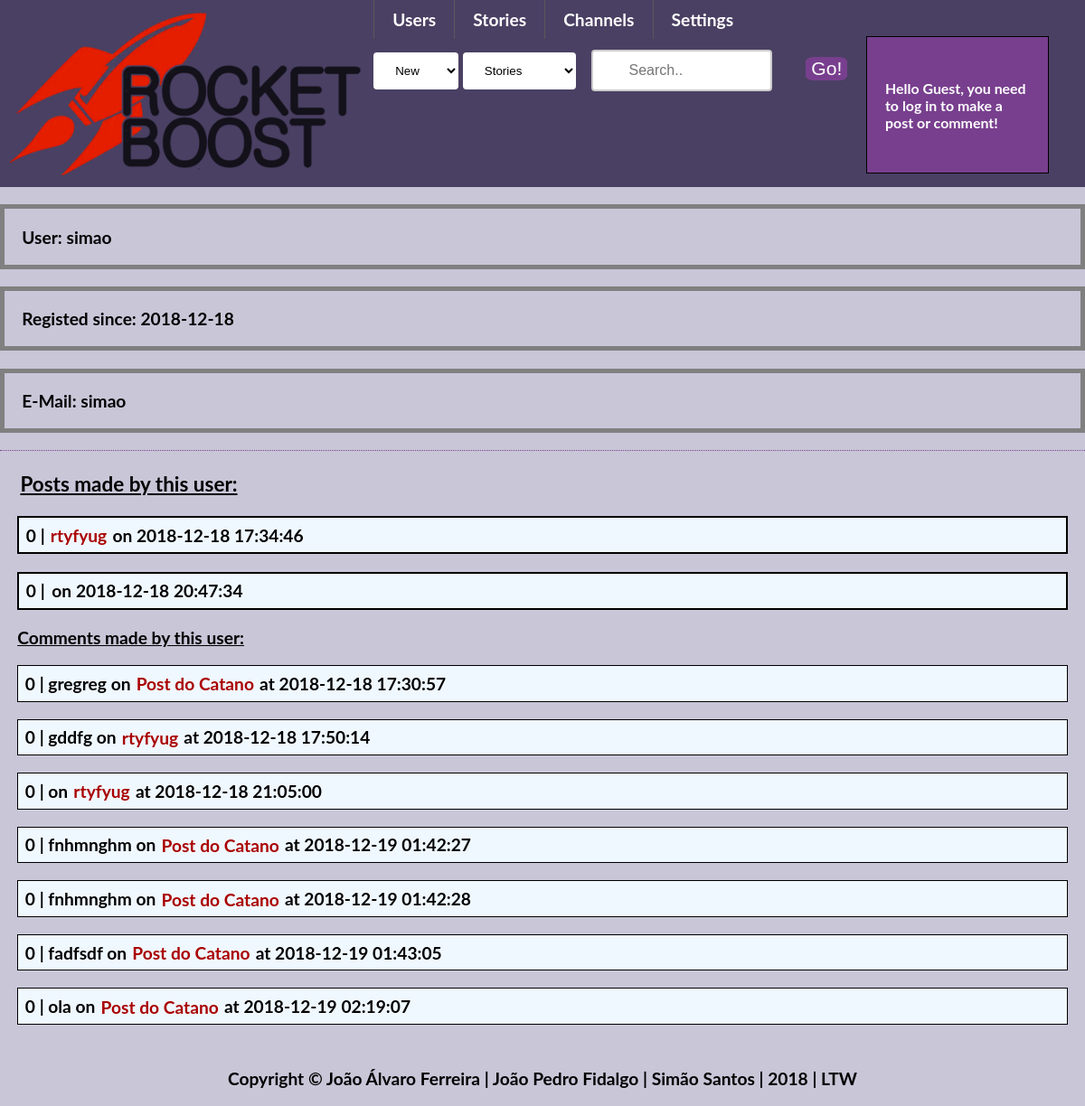
Screenshot of /pages/viewProfile.php?username=simao with the database file from the repository.
### tables this page shows
CREATE TABLE users (
    username VARCHAR NOT NULL PRIMARY KEY,
    passw VARCHAR NOT NULL,
    profileimg VARCHAR,
    email VARCHAR,
    description VARCHAR,
    dateofbirth DATE,
    dataRegistered DATE
);

CREATE TABLE posts
(
    postID INTEGER UNIQUE NOT NULL PRIMARY KEY,
    title VARCHAR NOT NULL,
    content VARCHAR,
    type VARCHAR,
    dateWritten DATETIME,
    username INTEGER REFERENCES users Not NULL,
    channel VARCHAR NOT NULL
);

CREATE TABLE comments
(
    commentID INTEGER UNIQUE NOT NULL PRIMARY KEY,
    content TEXT,
    dateWritten DATETIME NOT NULL,
    postID INTEGER REFERENCES posts Not NULL,
    username INTEGER REFERENCES users Not NULL,
    fatherID INTEGER
);

### pages/viewProfile.php (called while the page is built, shortened)
<?php
include_once "../templates/default.php";
include_once "../templates/profile.php";
$username = $_GET['username'];
draw_user_info($username);
draw_user_posts($username);
draw_user_comments($username);
?>

### database/utilities.php (called while the page is built, shortened)
<?php
function getVotesPost($id){
    $db = Database::getInstance()->db();
    $stmt = $db->prepare('SELECT * FROM postvotes WHERE postID = ?');
    $stmt->execute(array($id));
    $result = $stmt->fetchAll();
    $votes = 0;
    return $votes;
}
function getVotesComment($idcomment){
    $db = Database::getInstance()->db();
    $stmt = $db->prepare('SELECT * FROM commentvotes WHERE commentID = ?');
    $stmt->execute(array($idcomment));
    $result = $stmt->fetchAll();
    $votes = 0;
    return $votes;
}
?>

### templates/profile.php (the view, shortened to what this page needs)
<?php
include_once "../templates/default.php";
function draw_user_info($username){
    $db = Database::getInstance()->db();
    $stmt = $db->prepare('SELECT * FROM users WHERE username = ?');
    $stmt->execute(array($username));
    $result = $stmt->fetch();
          ?>
    <div id="profileInfo">
        <p>User: <?php echo $result['username']; ?></p>
        <p>Registed since: <?php echo $result['dataRegistered']; ?></p>
        <p>E-Mail: <?php echo $result['email']; ?></p>
    </div>
<?php
}
function draw_user_posts($username){
    $db = Database::getInstance()->db();
    $stmt = $db->prepare('SELECT * FROM posts WHERE username=?');
    $stmt->execute(array($username));
    $result = $stmt->fetchAll();
    if(empty($result)){
?>
        <h3  class = "userposts">This user hasn't made any posts</h3>
<?php
    }
    else{
?>
    <div>
    <h3  class = "userposts">Posts made by this user:</h3>
<?php
    foreach ($result as $row){
    $votes = getVotesPost($row['postID']);
?>
    <div id = "userpostlist">
        <span id="votes"><?php echo $votes?></span>
        <span class="separator"> | </span>
        <a href = "../pages/viewPost.php?id=<?php echo $row['postID']?>"><?php echo $row['title']?></a>
        <span class="separator">on</span>
        <?php echo $row['dateWritten']?>
    </div>
    </div>
<?php
        }
    }
}
function draw_user_comments($username){
    $db = Database::getInstance()->db();
    $stmt = $db->prepare('SELECT * FROM comments WHERE username=?');
    $stmt->execute(array($username));
    $result = $stmt->fetchAll();
    if(empty($result)){
        ?><h4 class = "usercomments">This user hasn't made any comments</h4><?php
    }else{ ?>
    <div>
        <h4 class = "usercomments">Comments made by this user:</h4>
    <?php
    foreach ($result as $row){
        $db = Database::getInstance()->db();
    $stmt = $db->prepare('SELECT * FROM posts WHERE postID=?');
    $stmt->execute(array($row['postID']));
    $post = $stmt->fetch();
    $votes = getVotesComment($row['commentID']);
        ?>
    <div id = "usercommentlist">
        <?php echo $votes;?> | <?php echo $row['content'];?> on
        <a href = "../pages/viewPost.php?id=<?php echo $post['postID'];?>"><?php echo $post['title'];?></a> at <?php echo $row['dateWritten'];?>
        </div> </div> <?php
        }
    }
}
?>

### css/style.css (style rules this page uses)
body { margin: 0 auto; --bg-color: #C8C6D7; --main-color: #783F8E; --dark-color: #4F1271; --light-color: #4A4063; background-color: var(--bg-color); font-weight: 700; font-size: 14px; font-size: 120%; font-family: Lato, Arial, sans-serif; transition: box-shadow .2s cubic-bezier(.4,0,1,1),background .2s cubic-bezier(.4,0,.2,1),color .2s cubic-bezier(.4,0,.2,1); }
a:link { position: relative; text-decoration: none; -webkit-transition: all 1s linear; color: #aa0000; padding: 1.5px; -webkit-transition: all 1s linear; }
#profileInfo { border-bottom: 0.1em dotted var(--main-color); }
#profileInfo * { padding: 1em; border: 5px solid grey; }
.userposts, .usercomments { margin: 1em; text-decoration: underline; }
#userpostlist { margin: 1em; padding: 0.4em; background-color: aliceblue; border: 2px solid black; }
#usercommentlist { margin: 1em; padding: 0.4em; background-color: aliceblue; border: 1px solid black; }

### rows the page displays
users: username "simao", dataRegistered "2018-12-18", email "simao"
posts: votes "0", title "rtyfyug", dateWritten "2018-12-18 17:34:46"
posts: votes "0", dateWritten "2018-12-18 20:47:34"
comments: votes "0", content "gregreg", postID.title "Post do Catano", dateWritten "2018-12-18 17:30:57"
comments: votes "0", content "gddfg", postID.title "rtyfyug", dateWritten "2018-12-18 17:50:14"
comments: votes "0", postID.title "rtyfyug", dateWritten "2018-12-18 21:05:00"
comments: votes "0", content "fnhmnghm", postID.title "Post do Catano", dateWritten "2018-12-19 01:42:27"
comments: votes "0", content "fnhmnghm", postID.title "Post do Catano", dateWritten "2018-12-19 01:42:28"
comments: votes "0", content "fadfsdf", postID.title "Post do Catano", dateWritten "2018-12-19 01:43:05"
comments: votes "0", content "ola", postID.title "Post do Catano", dateWritten "2018-12-19 02:19:07"
